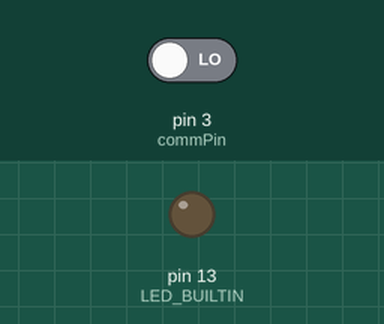
Simulated run of this sketch. Board: Arduino Uno, built with avr-gcc and run on an emulated ATmega328P. Shown: output pins drawn as LEDs (lit = HIGH). Dashed ring = blinking. The test bench sets the inputs (shaded band); at power-on: pin 3 (commPin) LOW.

Above: at 1.2 s.
1.3 s: pin 3 (commPin) driven HIGH
At 1.55 s:
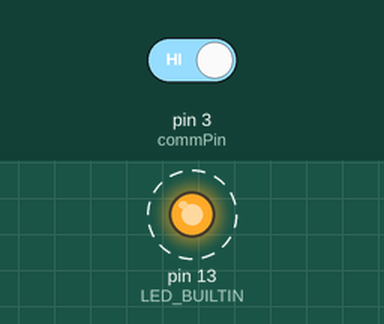
4.3 s: pin 3 (commPin) driven LOW
At 4.3 s:
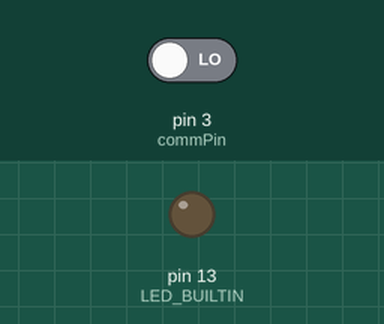
Timing chart, 0 to 7.3 s (numbered marks = the images above; inputs shaded):
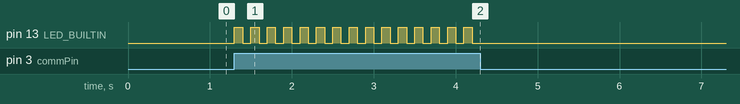

The sketch:

Projet_Mouvement.ino
```cpp
const int commPin = 3 ;
int valeur = 0;

void setup() {
  // put your setup code here, to run once:
  pinMode(LED_BUILTIN, OUTPUT);
  Serial.begin(9600) ;
}

void loop() {
  // put your main code here, to run repeatedly:
  valeur = digitalRead(commPin) ;

  if (valeur == 1){
    digitalWrite(LED_BUILTIN, HIGH) ;
    delay(100) ;
    digitalWrite(LED_BUILTIN, LOW) ;
    delay(100) ;
  }
  else{
    digitalWrite(LED_BUILTIN, LOW) ;
  }
}
```

Measured:
- after the input at 1.3 s, pin 13 (LED_BUILTIN): alternates HIGH for 0.10 s and LOW for 0.10 s, starting at once
- after the input at 4.3 s, pin 13 (LED_BUILTIN): stops changing and stays LOW
